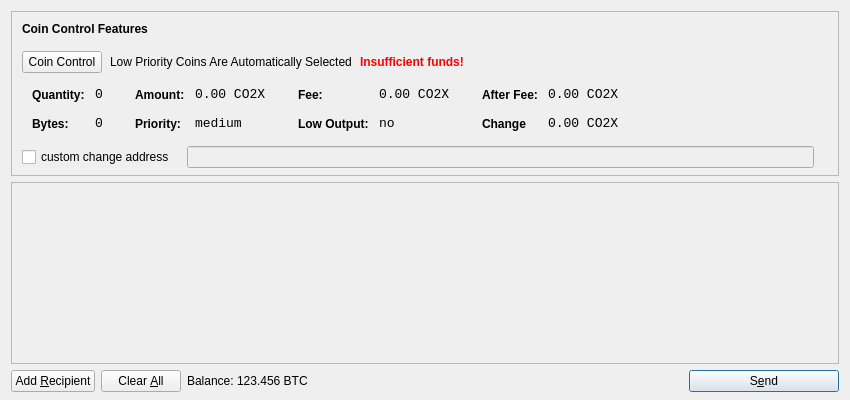
<?xml version="1.0" encoding="UTF-8"?>
<ui version="4.0">
 <class>SendCoinsDialog</class>
 <widget class="QDialog" name="SendCoinsDialog">
  <property name="geometry">
   <rect>
    <x>0</x>
    <y>0</y>
    <width>850</width>
    <height>400</height>
   </rect>
  </property>
  <property name="windowTitle">
   <string>Send Coins</string>
  </property>
  <layout class="QVBoxLayout" name="verticalLayout" stretch="0,1,0">
	<property name="bottomMargin">
		<number>8</number>
	</property>	
   <item>
   
    <widget class="QFrame" name="frameCoinControl">
		<property name="sizePolicy">
			<sizepolicy hsizetype="Expanding" vsizetype="Expanding">
				<horstretch>0</horstretch>
				<verstretch>0</verstretch>
			</sizepolicy>
		</property>
	<property name="maximumSize">
      <size>
       <width>16777215</width>
       <height>16777215</height>
      </size>
     </property>
     <property name="frameShape">
      <enum>QFrame::StyledPanel</enum>
     </property>
     <property name="frameShadow">
      <enum>QFrame::Sunken</enum>
     </property>
     <layout class="QVBoxLayout" name="verticalLayoutCoinControl2">
      <property name="spacing">
       <number>-1</number>
      </property>
      <property name="leftMargin">
       <number>0</number>
      </property>
      <property name="topMargin">
       <number>0</number>
      </property>
      <property name="rightMargin">
       <number>0</number>
      </property>
      <property name="bottomMargin">
       <number>6</number>
      </property>
      <item>
       <layout class="QVBoxLayout" name="verticalLayoutCoinControl" stretch="0,0,0,0,1">
        <property name="spacing">
         <number>0</number>
        </property>
        <property name="leftMargin">
         <number>10</number>
        </property>
        <property name="topMargin">
         <number>10</number>
        </property>
        <item>
         <layout class="QHBoxLayout" name="horizontalLayoutCoinControl1">
          <property name="bottomMargin">
           <number>15</number>
          </property>
          <item>
           <widget class="QLabel" name="labelCoinControlFeatures">
            <property name="sizePolicy">
             <sizepolicy hsizetype="Preferred" vsizetype="Maximum">
              <horstretch>0</horstretch>
              <verstretch>0</verstretch>
             </sizepolicy>
            </property>
            <property name="font">
             <font>
              <weight>75</weight>
              <bold>true</bold>
             </font>
            </property>
            <property name="styleSheet">
             <string notr="true">font-weight:bold;</string>
            </property>
            <property name="text">
             <string>Coin Control Features</string>
            </property>
           </widget>
          </item>
         </layout>
        </item>
        <item>
         <layout class="QHBoxLayout" name="horizontalLayoutCoinControl2" stretch="0,0,0,0">
          <property name="spacing">
           <number>8</number>
          </property>
          <property name="bottomMargin">
           <number>10</number>
          </property>
          <item>
           <widget class="QPushButton" name="pushButtonCoinControl">
            <property name="styleSheet">
             <string notr="true"/>
            </property>
            <property name="text">
             <string>Coin Control</string>
            </property>
           </widget>
          </item>
          <item>
           <widget class="QLabel" name="labelCoinControlAutomaticallySelected">
            <property name="text">
             <string>Low Priority Coins Are Automatically Selected</string>
            </property>
            <property name="margin">
             <number>5</number>
            </property>
           </widget>
          </item>
          <item>
           <widget class="QLabel" name="labelCoinControlInsuffFunds">
            <property name="font">
             <font>
              <weight>75</weight>
              <bold>true</bold>
             </font>
            </property>
            <property name="styleSheet">
             <string notr="true">color:red;font-weight:bold;</string>
            </property>
            <property name="text">
             <string>Insufficient funds!</string>
            </property>
            <property name="margin">
             <number>5</number>
            </property>
           </widget>
          </item>
          <item>
           <spacer name="horizontalSpacerCoinControl">
            <property name="orientation">
             <enum>Qt::Horizontal</enum>
            </property>
            <property name="sizeHint" stdset="0">
             <size>
              <width>40</width>
              <height>1</height>
             </size>
            </property>
           </spacer>
          </item>
         </layout>
        </item>
        <item>
         <widget class="QWidget" name="widgetCoinControl" native="true">
          <property name="sizePolicy">
           <sizepolicy hsizetype="Preferred" vsizetype="Preferred">
            <horstretch>0</horstretch>
            <verstretch>0</verstretch>
           </sizepolicy>
          </property>
          <property name="minimumSize">
           <size>
            <width>0</width>
            <height>0</height>
           </size>
          </property>
          <property name="styleSheet">
           <string notr="true"/>
          </property>
          <layout class="QHBoxLayout" name="horizontalLayoutCoinControl5">
           <property name="margin">
            <number>0</number>
           </property>
           <item>
            <layout class="QHBoxLayout" name="horizontalLayoutCoinControl3" stretch="0,0,0,1">
             <property name="spacing">
              <number>20</number>
             </property>
             <property name="topMargin">
              <number>0</number>
             </property>
             <property name="bottomMargin">
              <number>10</number>
             </property>
             <item>
              <layout class="QFormLayout" name="formLayoutCoinControl1">
               <property name="horizontalSpacing">
                <number>10</number>
               </property>
               <property name="verticalSpacing">
                <number>14</number>
               </property>
               <property name="leftMargin">
                <number>10</number>
               </property>
               <property name="topMargin">
                <number>4</number>
               </property>
               <property name="rightMargin">
                <number>6</number>
               </property>
               <item row="0" column="0">
                <widget class="QLabel" name="labelCoinControlQuantityText">
                 <property name="styleSheet">
                  <string notr="true">font-weight:bold;</string>
                 </property>
                 <property name="text">
                  <string>Quantity:</string>
                 </property>
                 <property name="margin">
                  <number>0</number>
                 </property>
                </widget>
               </item>
               <item row="0" column="1">
                <widget class="QLabel" name="labelCoinControlQuantity">
                 <property name="font">
                  <font>
                   <family>Monospace</family>
                   <pointsize>10</pointsize>
                  </font>
                 </property>
                 <property name="cursor">
                  <cursorShape>IBeamCursor</cursorShape>
                 </property>
                 <property name="contextMenuPolicy">
                  <enum>Qt::ActionsContextMenu</enum>
                 </property>
                 <property name="text">
                  <string>0</string>
                 </property>
                 <property name="margin">
                  <number>0</number>
                 </property>
                 <property name="textInteractionFlags">
                  <set>Qt::LinksAccessibleByMouse|Qt::TextSelectableByKeyboard|Qt::TextSelectableByMouse</set>
                 </property>
                </widget>
               </item>
               <item row="1" column="0">
                <widget class="QLabel" name="labelCoinControlBytesText">
                 <property name="styleSheet">
                  <string notr="true">font-weight:bold;</string>
                 </property>
                 <property name="text">
                  <string>Bytes:</string>
                 </property>
                </widget>
               </item>
               <item row="1" column="1">
                <widget class="QLabel" name="labelCoinControlBytes">
                 <property name="font">
                  <font>
                   <family>Monospace</family>
                   <pointsize>10</pointsize>
                  </font>
                 </property>
                 <property name="cursor">
                  <cursorShape>IBeamCursor</cursorShape>
                 </property>
                 <property name="contextMenuPolicy">
                  <enum>Qt::ActionsContextMenu</enum>
                 </property>
                 <property name="text">
                  <string>0</string>
                 </property>
                 <property name="textInteractionFlags">
                  <set>Qt::LinksAccessibleByMouse|Qt::TextSelectableByKeyboard|Qt::TextSelectableByMouse</set>
                 </property>
                </widget>
               </item>
              </layout>
             </item>
             <item>
              <layout class="QFormLayout" name="formLayoutCoinControl2">
               <property name="horizontalSpacing">
                <number>10</number>
               </property>
               <property name="verticalSpacing">
                <number>14</number>
               </property>
               <property name="leftMargin">
                <number>6</number>
               </property>
               <property name="topMargin">
                <number>4</number>
               </property>
               <property name="rightMargin">
                <number>6</number>
               </property>
               <item row="0" column="0">
                <widget class="QLabel" name="labelCoinControlAmountText">
                 <property name="styleSheet">
                  <string notr="true">font-weight:bold;</string>
                 </property>
                 <property name="text">
                  <string>Amount:</string>
                 </property>
                 <property name="margin">
                  <number>0</number>
                 </property>
                </widget>
               </item>
               <item row="0" column="1">
                <widget class="QLabel" name="labelCoinControlAmount">
                 <property name="font">
                  <font>
                   <family>Monospace</family>
                   <pointsize>10</pointsize>
                  </font>
                 </property>
                 <property name="cursor">
                  <cursorShape>IBeamCursor</cursorShape>
                 </property>
                 <property name="contextMenuPolicy">
                  <enum>Qt::ActionsContextMenu</enum>
                 </property>
                 <property name="text">
                  <string>0.00 CO2X</string>
                 </property>
                 <property name="textInteractionFlags">
                  <set>Qt::LinksAccessibleByMouse|Qt::TextSelectableByKeyboard|Qt::TextSelectableByMouse</set>
                 </property>
                </widget>
               </item>
               <item row="1" column="0">
                <widget class="QLabel" name="labelCoinControlPriorityText">
                 <property name="styleSheet">
                  <string notr="true">font-weight:bold;</string>
                 </property>
                 <property name="text">
                  <string>Priority:</string>
                 </property>
                </widget>
               </item>
               <item row="1" column="1">
                <widget class="QLabel" name="labelCoinControlPriority">
                 <property name="font">
                  <font>
                   <family>Monospace</family>
                   <pointsize>10</pointsize>
                  </font>
                 </property>
                 <property name="cursor">
                  <cursorShape>IBeamCursor</cursorShape>
                 </property>
                 <property name="contextMenuPolicy">
                  <enum>Qt::ActionsContextMenu</enum>
                 </property>
                 <property name="text">
                  <string>medium</string>
                 </property>
                 <property name="textInteractionFlags">
                  <set>Qt::LinksAccessibleByMouse|Qt::TextSelectableByKeyboard|Qt::TextSelectableByMouse</set>
                 </property>
                </widget>
               </item>
              </layout>
             </item>
             <item>
              <layout class="QFormLayout" name="formLayoutCoinControl3">
               <property name="horizontalSpacing">
                <number>10</number>
               </property>
               <property name="verticalSpacing">
                <number>14</number>
               </property>
               <property name="leftMargin">
                <number>6</number>
               </property>
               <property name="topMargin">
                <number>4</number>
               </property>
               <property name="rightMargin">
                <number>6</number>
               </property>
               <item row="0" column="0">
                <widget class="QLabel" name="labelCoinControlFeeText">
                 <property name="styleSheet">
                  <string notr="true">font-weight:bold;</string>
                 </property>
                 <property name="text">
                  <string>Fee:</string>
                 </property>
                 <property name="margin">
                  <number>0</number>
                 </property>
                </widget>
               </item>
               <item row="0" column="1">
                <widget class="QLabel" name="labelCoinControlFee">
                 <property name="font">
                  <font>
                   <family>Monospace</family>
                   <pointsize>10</pointsize>
                  </font>
                 </property>
                 <property name="cursor">
                  <cursorShape>IBeamCursor</cursorShape>
                 </property>
                 <property name="contextMenuPolicy">
                  <enum>Qt::ActionsContextMenu</enum>
                 </property>
                 <property name="text">
                  <string>0.00 CO2X</string>
                 </property>
                 <property name="textInteractionFlags">
                  <set>Qt::LinksAccessibleByMouse|Qt::TextSelectableByKeyboard|Qt::TextSelectableByMouse</set>
                 </property>
                </widget>
               </item>
               <item row="1" column="0">
                <widget class="QLabel" name="labelCoinControlLowOutputText">
                 <property name="styleSheet">
                  <string notr="true">font-weight:bold;</string>
                 </property>
                 <property name="text">
                  <string>Low Output:</string>
                 </property>
                </widget>
               </item>
               <item row="1" column="1">
                <widget class="QLabel" name="labelCoinControlLowOutput">
                 <property name="font">
                  <font>
                   <family>Monospace</family>
                   <pointsize>10</pointsize>
                  </font>
                 </property>
                 <property name="cursor">
                  <cursorShape>IBeamCursor</cursorShape>
                 </property>
                 <property name="contextMenuPolicy">
                  <enum>Qt::ActionsContextMenu</enum>
                 </property>
                 <property name="text">
                  <string>no</string>
                 </property>
                 <property name="textInteractionFlags">
                  <set>Qt::LinksAccessibleByMouse|Qt::TextSelectableByKeyboard|Qt::TextSelectableByMouse</set>
                 </property>
                </widget>
               </item>
              </layout>
             </item>
             <item>
              <layout class="QFormLayout" name="formLayoutCoinControl4">
               <property name="horizontalSpacing">
                <number>10</number>
               </property>
               <property name="verticalSpacing">
                <number>14</number>
               </property>
               <property name="leftMargin">
                <number>6</number>
               </property>
               <property name="topMargin">
                <number>4</number>
               </property>
               <property name="rightMargin">
                <number>6</number>
               </property>
               <item row="0" column="0">
                <widget class="QLabel" name="labelCoinControlAfterFeeText">
                 <property name="styleSheet">
                  <string notr="true">font-weight:bold;</string>
                 </property>
                 <property name="text">
                  <string>After Fee:</string>
                 </property>
                 <property name="margin">
                  <number>0</number>
                 </property>
                </widget>
               </item>
               <item row="0" column="1">
                <widget class="QLabel" name="labelCoinControlAfterFee">
                 <property name="font">
                  <font>
                   <family>Monospace</family>
                   <pointsize>10</pointsize>
                  </font>
                 </property>
                 <property name="cursor">
                  <cursorShape>IBeamCursor</cursorShape>
                 </property>
                 <property name="contextMenuPolicy">
                  <enum>Qt::ActionsContextMenu</enum>
                 </property>
                 <property name="text">
                  <string>0.00 CO2X</string>
                 </property>
                 <property name="textInteractionFlags">
                  <set>Qt::LinksAccessibleByMouse|Qt::TextSelectableByKeyboard|Qt::TextSelectableByMouse</set>
                 </property>
                </widget>
               </item>
               <item row="1" column="0">
                <widget class="QLabel" name="labelCoinControlChangeText">
                 <property name="styleSheet">
                  <string notr="true">font-weight:bold;</string>
                 </property>
                 <property name="text">
                  <string>Change</string>
                 </property>
                </widget>
               </item>
               <item row="1" column="1">
                <widget class="QLabel" name="labelCoinControlChange">
                 <property name="font">
                  <font>
                   <family>Monospace</family>
                   <pointsize>10</pointsize>
                  </font>
                 </property>
                 <property name="cursor">
                  <cursorShape>IBeamCursor</cursorShape>
                 </property>
                 <property name="contextMenuPolicy">
                  <enum>Qt::ActionsContextMenu</enum>
                 </property>
                 <property name="text">
                  <string>0.00 CO2X</string>
                 </property>
                 <property name="textInteractionFlags">
                  <set>Qt::LinksAccessibleByMouse|Qt::TextSelectableByKeyboard|Qt::TextSelectableByMouse</set>
                 </property>
                </widget>
               </item>
              </layout>
             </item>
            </layout>
           </item>
          </layout>
         </widget>
        </item>
        <item>
         <layout class="QHBoxLayout" name="horizontalLayoutCoinControl4" stretch="0,0,0">
          <property name="spacing">
           <number>12</number>
          </property>
          <property name="sizeConstraint">
           <enum>QLayout::SetDefaultConstraint</enum>
          </property>
          <property name="topMargin">
           <number>5</number>
          </property>
          <property name="rightMargin">
           <number>5</number>
          </property>
          <item>
           <widget class="QCheckBox" name="checkBoxCoinControlChange">
            <property name="text">
             <string>custom change address</string>
            </property>
           </widget>
          </item>
          <item>
           <widget class="QLineEdit" name="lineEditCoinControlChange">
            <property name="enabled">
             <bool>false</bool>
            </property>
            <property name="sizePolicy">
             <sizepolicy hsizetype="Expanding" vsizetype="Fixed">
              <horstretch>0</horstretch>
              <verstretch>0</verstretch>
             </sizepolicy>
            </property>
           </widget>
          </item>
          <item>
           <widget class="QLabel" name="labelCoinControlChangeLabel">
            <property name="sizePolicy">
             <sizepolicy hsizetype="Preferred" vsizetype="Expanding">
              <horstretch>0</horstretch>
              <verstretch>0</verstretch>
             </sizepolicy>
            </property>
            <property name="minimumSize">
             <size>
              <width>0</width>
              <height>0</height>
             </size>
            </property>
            <property name="text">
             <string/>
            </property>
            <property name="margin">
             <number>3</number>
            </property>
           </widget>
          </item>
         </layout>
        </item>
        <item>
         <spacer name="verticalSpacerCoinControl">
          <property name="orientation">
           <enum>Qt::Vertical</enum>
          </property>
          <property name="sizeHint" stdset="0">
           <size>
            <width>800</width>
            <height>1</height>
           </size>
          </property>
         </spacer>
        </item>
       </layout>
      </item>
     </layout>
    </widget>
   </item>
   <item>
	  <widget class="QScrollArea" name="scrollArea">
     <property name="widgetResizable">
      <bool>true</bool>
     </property>
     <widget class="QWidget" name="scrollAreaWidgetContents">
      <property name="geometry">
       <rect>
        <x>0</x>
        <y>0</y>
        <width>830</width>
        <height>165</height>
       </rect>
      </property>
	<layout class="QVBoxLayout" name="verticalLayout_2">
       <property name="margin">
        <number>0</number>
       </property>
      
       <item>
        <layout class="QVBoxLayout" name="entries">
         <property name="spacing">
          <number>6</number>
         </property>
        </layout>
       </item>
       <item>
        <spacer name="verticalSpacer">
         <property name="orientation">
          <enum>Qt::Vertical</enum>
         </property>
         <property name="sizeHint" stdset="0">
          <size>
           <width>20</width>
           <height>40</height>
          </size>
         </property>
        </spacer>
       </item>
      </layout>
     </widget>
    </widget>
   </item>
   <item>
    <layout class="QHBoxLayout" name="horizontalLayout">
     <item>
      <widget class="QPushButton" name="addButton">
       <property name="toolTip">
        <string>Send to multiple recipients at once</string>
       </property>
       <property name="text">
        <string>Add &amp;Recipient</string>
       </property>
       <property name="icon">
        <iconset resource="../bitcoin.qrc">
         <normaloff>:/icons/add</normaloff>:/icons/add</iconset>
       </property>
       <property name="autoDefault">
        <bool>false</bool>
       </property>
      </widget>
     </item>
     <item>
      <widget class="QPushButton" name="clearButton">
       <property name="sizePolicy">
        <sizepolicy hsizetype="Minimum" vsizetype="Fixed">
         <horstretch>0</horstretch>
         <verstretch>0</verstretch>
        </sizepolicy>
       </property>
       <property name="toolTip">
        <string>Remove all transaction fields</string>
       </property>
       <property name="text">
        <string>Clear &amp;All</string>
       </property>
       <property name="icon">
        <iconset resource="../bitcoin.qrc">
         <normaloff>:/icons/remove</normaloff>:/icons/remove</iconset>
       </property>
       <property name="autoRepeatDelay">
        <number>300</number>
       </property>
       <property name="autoDefault">
        <bool>false</bool>
       </property>
      </widget>
     </item>
     <item>
      <layout class="QHBoxLayout" name="horizontalLayout_2">
       <property name="spacing">
        <number>3</number>
       </property>
       <item>
        <widget class="QLabel" name="label">
         <property name="text">
          <string>Balance:</string>
         </property>
        </widget>
       </item>
       <item>
        <widget class="QLabel" name="labelBalance">
         <property name="cursor">
          <cursorShape>IBeamCursor</cursorShape>
         </property>
         <property name="text">
          <string>123.456 BTC</string>
         </property>
         <property name="textInteractionFlags">
          <set>Qt::LinksAccessibleByMouse|Qt::TextSelectableByKeyboard|Qt::TextSelectableByMouse</set>
         </property>
        </widget>
       </item>
      </layout>
     </item>
     <item>
      <spacer name="horizontalSpacer">
       <property name="orientation">
        <enum>Qt::Horizontal</enum>
       </property>
       <property name="sizeHint" stdset="0">
        <size>
         <width>40</width>
         <height>20</height>
        </size>
       </property>
      </spacer>
     </item>
     <item>
      <widget class="QPushButton" name="sendButton">
       <property name="minimumSize">
        <size>
         <width>150</width>
         <height>0</height>
        </size>
       </property>
       <property name="toolTip">
        <string>Confirm the send action</string>
       </property>
       <property name="text">
        <string>S&amp;end</string>
       </property>
       <property name="icon">
        <iconset resource="../bitcoin.qrc">
         <normaloff>:/icons/send</normaloff>:/icons/send</iconset>
       </property>
       <property name="default">
        <bool>true</bool>
       </property>
      </widget>
     </item>
    </layout>
   </item>
  </layout>
 </widget>
 <resources>
  <include location="../bitcoin.qrc"/>
 </resources>
 <connections/>
</ui>
